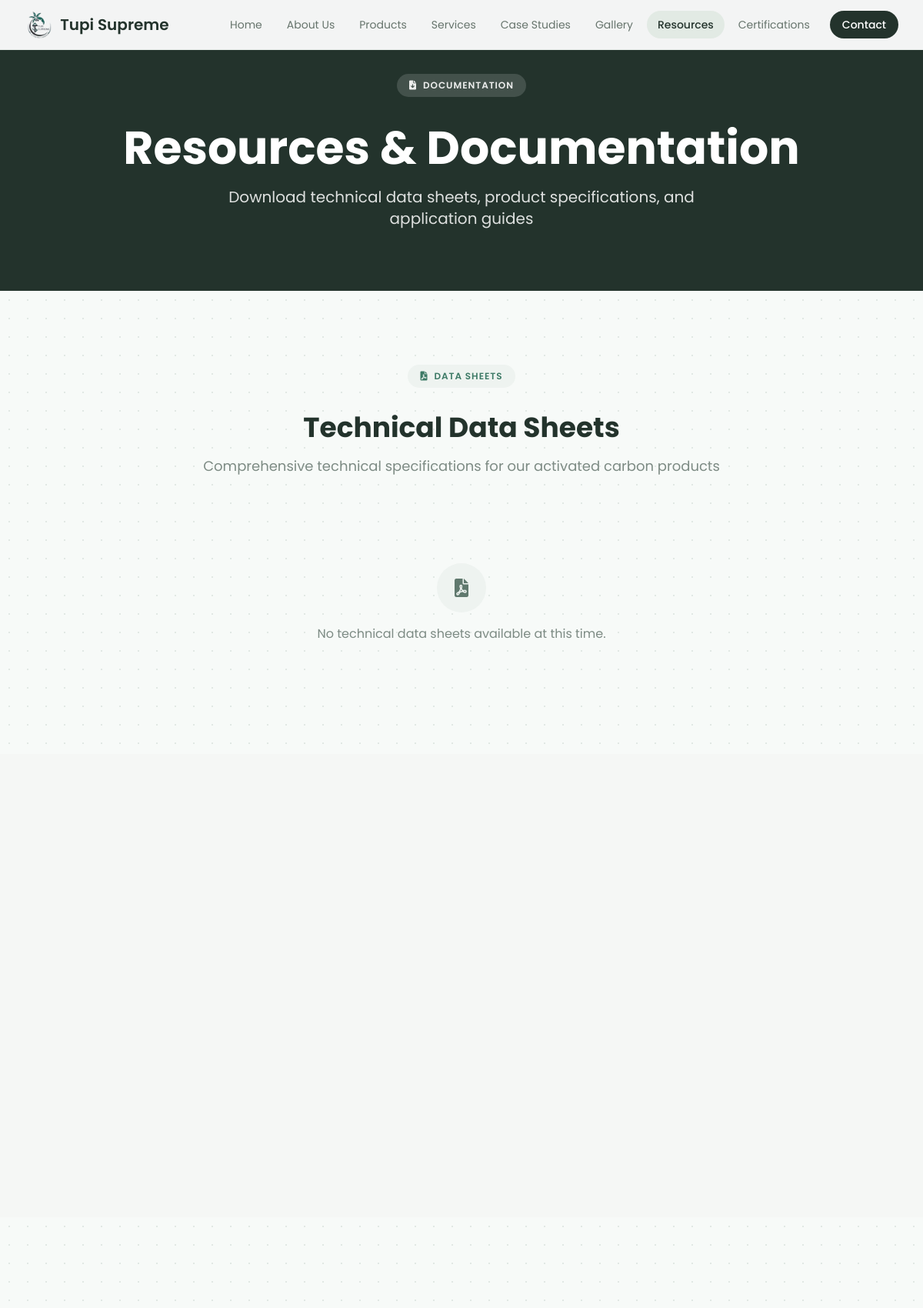
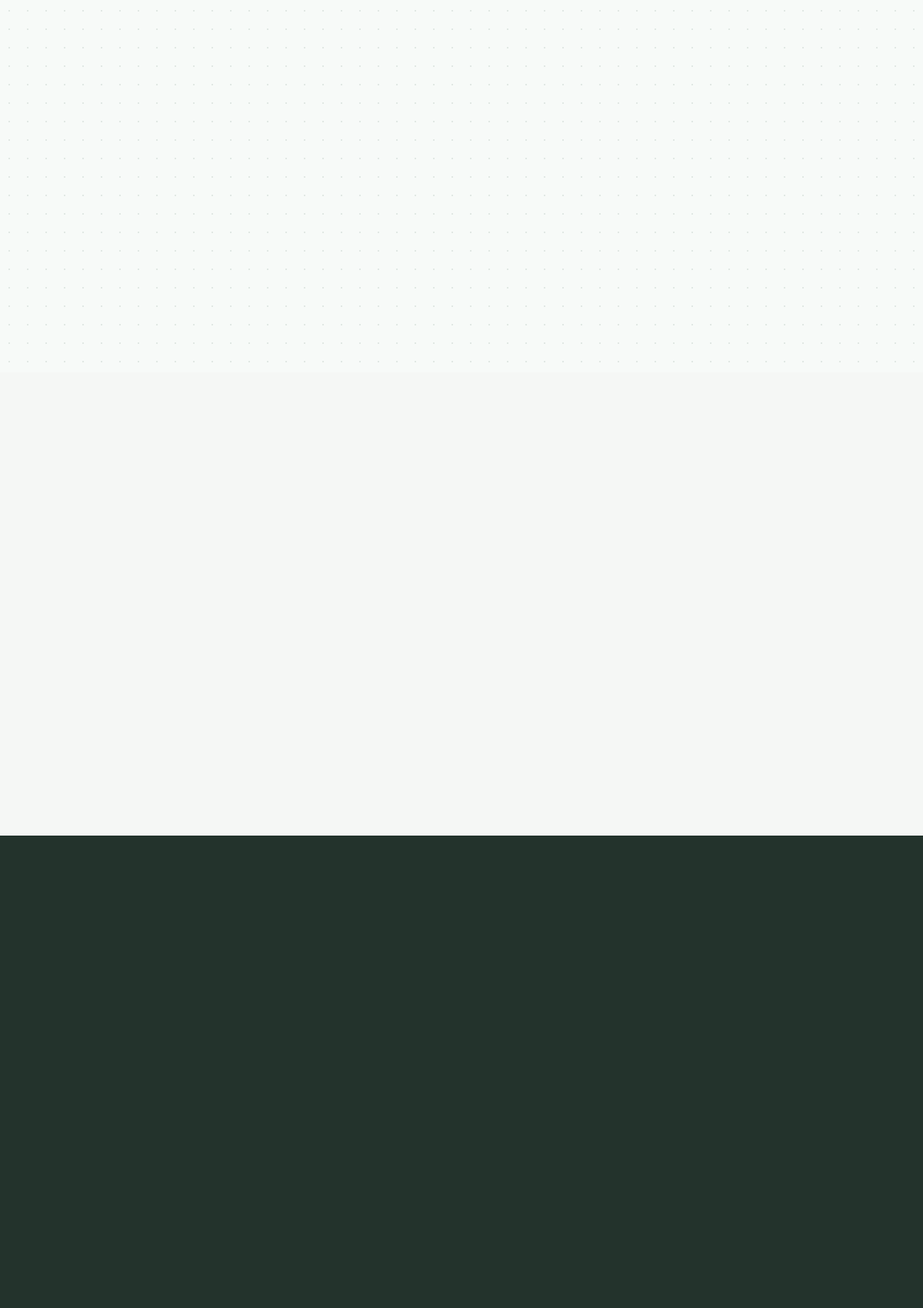
The app's page /resources.php (upper part) with its own data (2 pictures, top to bottom).
### tables this page shows
CREATE TABLE IF NOT EXISTS site_settings (
    id INT AUTO_INCREMENT PRIMARY KEY,
    setting_key VARCHAR(100) UNIQUE NOT NULL,
    setting_value TEXT,
    setting_type VARCHAR(50) DEFAULT 'text',
    description TEXT,
    updated_at TIMESTAMP DEFAULT CURRENT_TIMESTAMP ON UPDATE CURRENT_TIMESTAMP,
    updated_by INT,
    FOREIGN KEY (updated_by) REFERENCES admin_users(id) ON DELETE SET NULL,
    INDEX idx_setting_key (setting_key)
);

CREATE TABLE `page_content` (
  `id` int(11) NOT NULL,
  `page_name` varchar(50) NOT NULL,
  `section_name` varchar(100) NOT NULL,
  `content_type` enum('text','html','json','image_url') DEFAULT 'text',
  `content` text DEFAULT NULL,
  `hero_icon` varchar(100) DEFAULT NULL,
  `display_order` int(11) DEFAULT 0,
  `is_active` tinyint(1) DEFAULT 1,
  `created_at` timestamp NOT NULL DEFAULT current_timestamp(),
  `updated_at` timestamp NOT NULL DEFAULT current_timestamp() ON UPDATE current_timestamp(),
  `updated_by` int(11) DEFAULT NULL
);

### includes/config.php (called while the page is built, shortened)
<?php
function getSiteSetting($key, $default = '') {
    $db = getDB();
    $stmt = $db->prepare("SELECT setting_value FROM site_settings WHERE setting_key = ?");
    $stmt->bind_param("s", $key);
    $stmt->execute();
    $result = $stmt->get_result();
    if ($row = $result->fetch_assoc()) {
        return $row['setting_value'];
    }
    return $default;
}
function getPageContent($page_name, $section_name, $default = '') {
    $db = getDB();
    $stmt = $db->prepare("SELECT content FROM page_content WHERE page_name = ? AND section_name = ? AND is_active = 1");
    $stmt->bind_param("ss", $page_name, $section_name);
    $stmt->execute();
    $result = $stmt->get_result();
    if ($row = $result->fetch_assoc()) {
        return $row['content'];
    }
    return $default;
}
function htmlspecialchars_safe($string) {
    return htmlspecialchars($string ?? '', ENT_QUOTES, 'UTF-8');
}

### resources.php (the view, shortened to what this page needs)
<?php
require_once 'includes/config.php';
$current_page = 'resources';
$page_header_title = getPageContent('resources', 'page_header_title', 'Resources & Documentation');
$page_header_subtitle = getPageContent('resources', 'page_header_subtitle', 'Download technical data sheets, product specifications, and application guides');
$data_sheets_title = getPageContent('resources', 'data_sheets_title', 'Technical Data Sheets');
$data_sheets_subtitle = getPageContent('resources', 'data_sheets_subtitle', 'Comprehensive technical specifications for our activated carbon products');
$data_sheets = getResources('Technical Data Sheets');
$faqs = getFAQs();
?>
<!DOCTYPE html>
<html lang="en">
<head>
    <script src="https://cdn.tailwindcss.com"></script>
    <link href="https://cdnjs.cloudflare.com/ajax/libs/font-awesome/6.0.0/css/all.min.css" rel="stylesheet">
</head>
<body>
    <?php include 'includes/navbar.php'; ?>
    <section id="page-header" class="page-header-gradient text-white relative overflow-hidden pt-24 pb-20">
        <div class="page-header-pattern absolute inset-0 opacity-30"></div>
        <div class="max-w-7xl mx-auto px-4 sm:px-6 lg:px-8 relative z-10">
            <div class="text-center">
                <span class="eyebrow bg-white/15 text-white/90 mb-5 fade-in fade-in-delay-1">
                    <i class="fas fa-file-download text-xs"></i> Documentation
                </span>
                <h1 class="text-4xl lg:text-6xl font-bold mb-5 leading-tight mt-4 fade-in fade-in-delay-2"><?php echo htmlspecialchars_safe($page_header_title); ?></h1>
                <p class="text-lg lg:text-xl text-white/85 max-w-2xl mx-auto fade-in fade-in-delay-3"><?php echo htmlspecialchars_safe($page_header_subtitle); ?></p>
            </div>
        </div>
    </section>
    <section id="data-sheets" class="py-20 lg:py-24 relative overflow-hidden">
        <div class="absolute inset-0 dot-grid opacity-40"></div>
        <div class="max-w-7xl mx-auto px-4 sm:px-6 lg:px-8 relative">
            <div class="text-center mb-16 reveal">
                <span class="eyebrow mb-4">
                    <i class="fas fa-file-pdf text-xs"></i> Data Sheets
                </span>
                <h2 class="text-3xl lg:text-4xl font-bold text-[#23332c] mb-4 mt-4"><?php echo htmlspecialchars_safe($data_sheets_title); ?></h2>
                <p class="text-lg text-[#7d8b84] max-w-2xl mx-auto"><?php echo htmlspecialchars_safe($data_sheets_subtitle); ?></p>
            </div>
            <?php if (!empty($data_sheets)): ?>
                <div class="grid grid-cols-1 md:grid-cols-2 lg:grid-cols-3 gap-6">
                    <?php foreach ($data_sheets as $i => $resource): ?>
                        <div class="resource-card bg-white border border-[#e6ece8] rounded-2xl p-8 reveal <?php echo 'reveal-delay-' . ((($i % 3) + 1)); ?>">
                            <div class="text-center mb-6">
                                <div class="download-icon w-16 h-16 rounded-2xl flex items-center justify-center mx-auto">
                                    <i class="fas fa-file-pdf text-2xl text-white"></i>
                                </div>
                            </div>
                            <h3 class="text-xl font-semibold text-[#23332c] mb-3 text-center"><?php echo htmlspecialchars_safe($resource['title']); ?></h3>
                            <?php if ($resource['file_type']): ?>
                                <p class="text-[#8a978f] mb-3 text-center text-sm"><?php echo htmlspecialchars_safe($resource['file_type']); ?></p>
                            <?php endif; ?>
                            <?php if ($resource['description']): ?>
                                <p class="text-[#7d8b84] mb-6 text-sm leading-relaxed"><?php echo nl2br_safe($resource['description']); ?></p>
                            <?php endif; ?>
                            <?php
                            $downloadText = getPageContent('resources', 'download_button_text', 'Download');
                            $fileType = $resource['file_type'] ?: 'PDF';
                            ?>
                            <a href="<?php echo htmlspecialchars_safe($resource['file_url'] ?: '#'); ?>"
                               class="block w-full bg-[#23332c] hover:bg-[#3a4a41] text-white font-medium py-3 px-6 rounded-full transition-colors text-center inline-flex items-center justify-center gap-2"
                               <?php if ($resource['file_url'] && $resource['file_url'] !== '#'): ?>download<?php endif; ?>>
                                <i class="fas fa-download text-xs"></i><?php echo htmlspecialchars_safe($downloadText); ?> <?php echo htmlspecialchars_safe($fileType); ?>
                            </a>
                        </div>
                    <?php endforeach; ?>
                </div>
            <?php else: ?>
                <div class="text-center py-12 reveal">
                    <div class="w-16 h-16 rounded-full bg-[#eef3f0] flex items-center justify-center mx-auto mb-4">
                        <i class="fas fa-file-pdf text-2xl text-[#60796e]"></i>
                    </div>
                    <p class="text-[#7d8b84]">No technical data sheets available at this time.</p>
                </div>
            <?php endif; ?>
        </div>
    </section>
    <section id="catalogs" class="bg-[#f5f7f5] py-20 lg:py-24">
        <div class="max-w-7xl mx-auto px-4 sm:px-6 lg:px-8">
        </div>
    </section>
    <section id="guides" class="py-20 lg:py-24 relative overflow-hidden">
        <div class="absolute inset-0 dot-grid opacity-40"></div>
        <div class="max-w-7xl mx-auto px-4 sm:px-6 lg:px-8 relative">
        </div>
    </section>
    <section id="other-resources" class="bg-[#f5f7f5] py-20 lg:py-24">
        <div class="max-w-7xl mx-auto px-4 sm:px-6 lg:px-8">
        </div>
    </section>
    <section id="faqs" class="bg-[#23332c] text-white py-20 lg:py-24 relative overflow-hidden">
        <div class="max-w-4xl mx-auto px-4 sm:px-6 lg:px-8 relative">
            <?php if (!empty($faqs)): ?>
                <div class="space-y-4">
                </div>
            <?php endif; ?>
        </div>
    </section>
</body>
</html>

### includes/navbar.php (shortened to what this page needs)
<?php
$company_name = getSiteSetting('company_short_name', 'Tupi Supreme');
?>
<nav class="bg-white/95 backdrop-blur-sm text-[#23332c] fixed w-full top-0 z-50 border-b border-[#e6ece8]">
    <div class="max-w-7xl mx-auto px-4 sm:px-6 lg:px-8">
        <div class="flex justify-between items-center h-16">
            <a href="index.php" class="flex items-center text-xl font-semibold text-[#23332c]">
                <img src="uploads/images/tupi_supreme_logo.png" alt="<?php echo htmlspecialchars_safe($company_name); ?> logo" class="h-9 w-auto mr-2 object-contain"><?php echo htmlspecialchars_safe($company_name); ?>
            </a>
            <div class="hidden md:block">
                <div class="ml-10 flex items-center gap-1">
                    <a href="index.php" class="<?php echo $current_page === 'index' ? 'bg-[#e2eae4] text-[#23332c] font-medium' : 'text-[#66746c] hover:bg-[#eaf0ec] hover:text-[#23332c]'; ?> px-3.5 py-2 rounded-full text-sm transition-colors">Home</a>
                    <a href="about.php" class="<?php echo $current_page === 'about' ? 'bg-[#e2eae4] text-[#23332c] font-medium' : 'text-[#66746c] hover:bg-[#eaf0ec] hover:text-[#23332c]'; ?> px-3.5 py-2 rounded-full text-sm transition-colors">About Us</a>
                    <a href="products.php" class="<?php echo $current_page === 'products' ? 'bg-[#e2eae4] text-[#23332c] font-medium' : 'text-[#66746c] hover:bg-[#eaf0ec] hover:text-[#23332c]'; ?> px-3.5 py-2 rounded-full text-sm transition-colors">Products</a>
                    <a href="services.php" class="<?php echo $current_page === 'services' ? 'bg-[#e2eae4] text-[#23332c] font-medium' : 'text-[#66746c] hover:bg-[#eaf0ec] hover:text-[#23332c]'; ?> px-3.5 py-2 rounded-full text-sm transition-colors">Services</a>
                    <a href="case-studies.php" class="<?php echo $current_page === 'case-studies' ? 'bg-[#e2eae4] text-[#23332c] font-medium' : 'text-[#66746c] hover:bg-[#eaf0ec] hover:text-[#23332c]'; ?> px-3.5 py-2 rounded-full text-sm transition-colors">Case Studies</a>
                    <a href="gallery.php" class="<?php echo $current_page === 'gallery' ? 'bg-[#e2eae4] text-[#23332c] font-medium' : 'text-[#66746c] hover:bg-[#eaf0ec] hover:text-[#23332c]'; ?> px-3.5 py-2 rounded-full text-sm transition-colors">Gallery</a>
                    <a href="resources.php" class="<?php echo $current_page === 'resources' ? 'bg-[#e2eae4] text-[#23332c] font-medium' : 'text-[#66746c] hover:bg-[#eaf0ec] hover:text-[#23332c]'; ?> px-3.5 py-2 rounded-full text-sm transition-colors">Resources</a>
                    <a href="certifications.php" class="<?php echo $current_page === 'certifications' ? 'bg-[#e2eae4] text-[#23332c] font-medium' : 'text-[#66746c] hover:bg-[#eaf0ec] hover:text-[#23332c]'; ?> px-3.5 py-2 rounded-full text-sm transition-colors">Certifications</a>
                    <a href="contact.php" class="ml-2 bg-[#23332c] text-white hover:bg-[#3a4a41] px-4 py-2 rounded-full text-sm font-medium transition-colors">Contact</a>
                </div>
            </div>
        </div>
    </div>
</nav>

### resources.php (style rules this page uses)
html { scroll-behavior: smooth; }
body { font-family: 'Poppins', ui-sans-serif, system-ui, sans-serif; background-color: #f7faf8; color: #23332c; }
.page-header-gradient { background: #23332c; }
.dot-grid { background-image: radial-gradient(circle, #c0ccc5 1px, transparent 1px); background-size: 24px 24px; }
.eyebrow { display: inline-flex; align-items: center; gap: 0.5rem; padding: 0.375rem 1rem; background-color: #eef3f0; color: #3d7a66; font-size: 0.75rem; font-weight: 600; letter-spacing: 0.08em; text-transform: uppercase; border-radius: 9999px; }
.reveal { opacity: 0; transform: translateY(24px); transition: opacity 0.6s cubic-bezier(0.4, 0, 0.2, 1), transform 0.6s cubic-bezier(0.4, 0, 0.2, 1); }
.reveal.is-visible { opacity: 1; transform: translateY(0); }
.fade-in { opacity: 0; animation: fadeInUp 0.5s ease-out forwards; }
.fade-in-delay-1 { animation-delay: 0.05s; }
.fade-in-delay-2 { animation-delay: 0.15s; }
.fade-in-delay-3 { animation-delay: 0.25s; }

### includes/navbar.php (style rules this page uses)
section[id] { scroll-margin-top:5rem }

### records on screen
site_settings: setting_value "Tupi Supreme"
page_content: content "Resources & Documentation"
page_content: content "Download technical data sheets, product specifications, and application guides"
page_content: content "Technical Data Sheets"
page_content: content "Comprehensive technical specifications for our activated carbon products"
